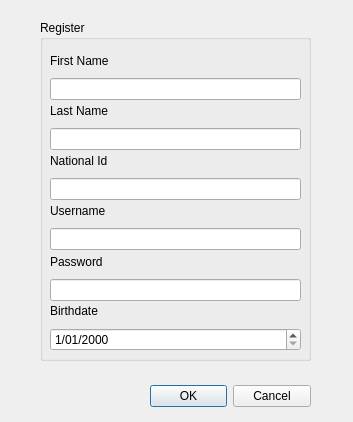
<?xml version="1.0" encoding="UTF-8"?>
<ui version="4.0">
 <class>Register</class>
 <widget class="QDialog" name="Register">
  <property name="geometry">
   <rect>
    <x>0</x>
    <y>0</y>
    <width>353</width>
    <height>422</height>
   </rect>
  </property>
  <property name="minimumSize">
   <size>
    <width>353</width>
    <height>422</height>
   </size>
  </property>
  <property name="maximumSize">
   <size>
    <width>353</width>
    <height>422</height>
   </size>
  </property>
  <property name="windowTitle">
   <string>Dialog</string>
  </property>
  <widget class="QDialogButtonBox" name="buttonBox">
   <property name="geometry">
    <rect>
     <x>150</x>
     <y>380</y>
     <width>161</width>
     <height>32</height>
    </rect>
   </property>
   <property name="orientation">
    <enum>Qt::Horizontal</enum>
   </property>
   <property name="standardButtons">
    <set>QDialogButtonBox::Cancel|QDialogButtonBox::Ok</set>
   </property>
  </widget>
  <widget class="QGroupBox" name="groupBox_2">
   <property name="geometry">
    <rect>
     <x>40</x>
     <y>20</y>
     <width>271</width>
     <height>341</height>
    </rect>
   </property>
   <property name="title">
    <string>Register</string>
   </property>
   <widget class="QWidget" name="layoutWidget_4">
    <property name="geometry">
     <rect>
      <x>10</x>
      <y>80</y>
      <width>251</width>
      <height>50</height>
     </rect>
    </property>
    <layout class="QVBoxLayout" name="verticalLayout_2">
     <item>
      <widget class="QLabel" name="label_2">
       <property name="text">
        <string>Last Name</string>
       </property>
      </widget>
     </item>
     <item>
      <widget class="QLineEdit" name="_txtR_LsName"/>
     </item>
    </layout>
   </widget>
   <widget class="QWidget" name="layoutWidget_5">
    <property name="geometry">
     <rect>
      <x>10</x>
      <y>130</y>
      <width>251</width>
      <height>50</height>
     </rect>
    </property>
    <layout class="QVBoxLayout" name="verticalLayout_3">
     <item>
      <widget class="QLabel" name="label_3">
       <property name="text">
        <string>National Id</string>
       </property>
      </widget>
     </item>
     <item>
      <widget class="QLineEdit" name="_txtR_national_id"/>
     </item>
    </layout>
   </widget>
   <widget class="QWidget" name="layoutWidget_6">
    <property name="geometry">
     <rect>
      <x>10</x>
      <y>180</y>
      <width>251</width>
      <height>50</height>
     </rect>
    </property>
    <layout class="QVBoxLayout" name="verticalLayout_4">
     <item>
      <widget class="QLabel" name="label_4">
       <property name="text">
        <string>Username</string>
       </property>
      </widget>
     </item>
     <item>
      <widget class="QLineEdit" name="_txtR_usrnm"/>
     </item>
    </layout>
   </widget>
   <widget class="QWidget" name="layoutWidget_7">
    <property name="geometry">
     <rect>
      <x>10</x>
      <y>230</y>
      <width>251</width>
      <height>51</height>
     </rect>
    </property>
    <layout class="QVBoxLayout" name="verticalLayout_5">
     <item>
      <widget class="QLabel" name="label_5">
       <property name="text">
        <string>Password</string>
       </property>
      </widget>
     </item>
     <item>
      <widget class="QLineEdit" name="_txtR_psswd">
       <property name="echoMode">
        <enum>QLineEdit::Password</enum>
       </property>
      </widget>
     </item>
    </layout>
   </widget>
   <widget class="QWidget" name="layoutWidget">
    <property name="geometry">
     <rect>
      <x>10</x>
      <y>30</y>
      <width>251</width>
      <height>50</height>
     </rect>
    </property>
    <layout class="QVBoxLayout" name="verticalLayout">
     <item>
      <widget class="QLabel" name="label">
       <property name="text">
        <string>First Name</string>
       </property>
      </widget>
     </item>
     <item>
      <widget class="QLineEdit" name="_txtR_name"/>
     </item>
    </layout>
   </widget>
   <widget class="QWidget" name="layoutWidget_2">
    <property name="geometry">
     <rect>
      <x>10</x>
      <y>280</y>
      <width>251</width>
      <height>51</height>
     </rect>
    </property>
    <layout class="QVBoxLayout" name="verticalLayout_6">
     <item>
      <widget class="QLabel" name="label_6">
       <property name="text">
        <string>Birthdate</string>
       </property>
      </widget>
     </item>
     <item>
      <widget class="QDateEdit" name="_birthdate">
       <property name="displayFormat">
        <string>d/MM/yyyy</string>
       </property>
      </widget>
     </item>
    </layout>
   </widget>
  </widget>
 </widget>
 <resources/>
 <connections>
  <connection>
   <sender>buttonBox</sender>
   <signal>accepted()</signal>
   <receiver>Register</receiver>
   <slot>accept()</slot>
   <hints>
    <hint type="sourcelabel">
     <x>248</x>
     <y>254</y>
    </hint>
    <hint type="destinationlabel">
     <x>157</x>
     <y>274</y>
    </hint>
   </hints>
  </connection>
  <connection>
   <sender>buttonBox</sender>
   <signal>rejected()</signal>
   <receiver>Register</receiver>
   <slot>reject()</slot>
   <hints>
    <hint type="sourcelabel">
     <x>316</x>
     <y>260</y>
    </hint>
    <hint type="destinationlabel">
     <x>286</x>
     <y>274</y>
    </hint>
   </hints>
  </connection>
 </connections>
</ui>
